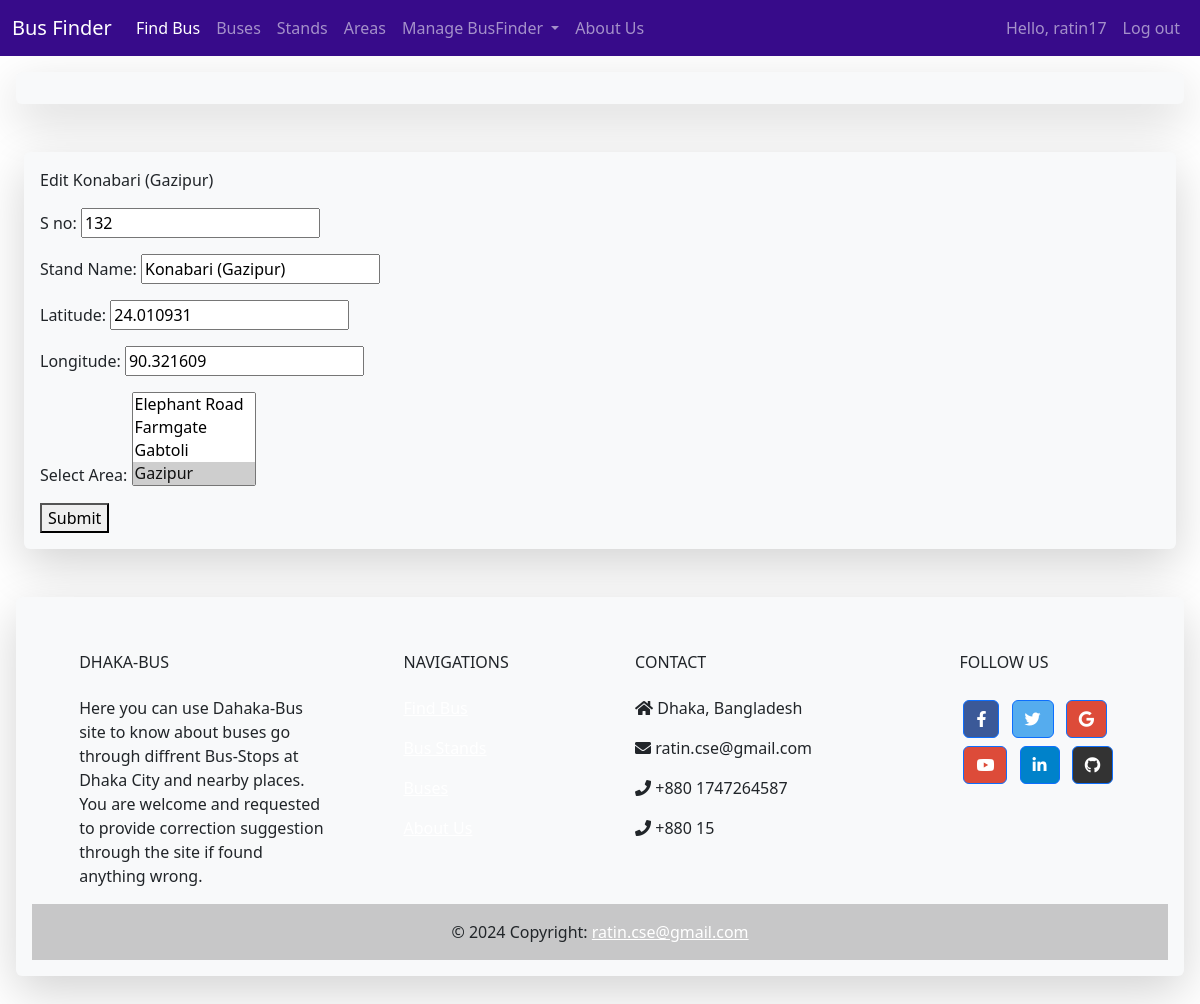
Screenshot of /stand/edit_stand/131/ (signed in) with the database file from the repository.
### Stands/models.py (models this page shows, shortened)
class Stand(models.Model):
    s_no=models.PositiveIntegerField(unique=True)
    s_name=models.CharField(max_length=100)
    lati = models.FloatField(blank=True,null=True)
    longi = models.FloatField(blank=True,null=True)
    area=models.ManyToManyField(Area)
    class Meta:
        ordering=['s_name']

### Stands/views.py (the view)
# urls.py: path('edit_stand/<int:stand_id>/', views.edit_stand, name='edit_stand'),
@login_required
def edit_stand(request,stand_id):
    stand=Stand.objects.get(id=stand_id)
    if request.method != 'POST':
        form = StandForm(instance=stand)
    else:
        form = StandForm(instance=stand,data=request.POST)
        if form.is_valid():
            form.save()
            return redirect('stands:stands')
    context = {'form': form,'stand':stand}
    return render(request, 'edit_stand.html', context)

### Stands/forms.py
class StandForm(forms.ModelForm):
    class Meta:
        model = Stand
        fields = ['s_no','s_name','lati','longi','area']
        labels = {'s_name': 'Stand Name:','lati':'Latitude:','longi':'Longitude:','area':'Select Area:'}

### Stands/models.py (called while the page is built)
    def __str__(self):
        return self.a_name

### Stands/templates/edit_stand.html (shortened to what this page needs)
{% extends "base.html" %}
{% block content %}
  <p>Edit {{stand.s_name}} </p>
  <form action="{% url 'stands:edit_stand' stand.id %}" method='post'>
    {{ form.as_p }}
    <button name="submit">Submit</button>
  </form>
{% endblock content %}

### Buses/templates/base.html (shortened to what this page needs)
{% load bootstrap5 %}
<!doctype html>
<html lang="en">
<head>
  {% bootstrap_css %}
  <link rel="stylesheet" href="https://cdnjs.cloudflare.com/ajax/libs/font-awesome/5.15.4/css/all.min.css" />
</head>
<body>
  <nav class="navbar navbar-expand-lg navbar-dark" style="background-color: #370b8a;"">
    <div class="container-fluid">
      <a class="navbar-brand" href="{% url 'findBus' %}">Bus Finder</a>
      <div class="collapse navbar-collapse" id="navbarSupportedContent">
        <ul class="navbar-nav me-auto mb-2 mb-lg-0">
          <li class="nav-item">
            <a class="nav-link active" aria-current="page" href="{% url 'findBus' %}">Find Bus</a>
          </li>
          <li class="nav-item">
            <a class="nav-link" href="{% url 'buses' %}">Buses</a>
          </li>
          <li class="nav-item">
            <a class="nav-link" href="{% url 'stands:stands' %}">Stands</a>
          </li>
          <li class="nav-item">
            <a class="nav-link" href="{% url 'stands:areas' %}">Areas</a>
          </li>
          <li class="nav-item dropdown">
            <a class="nav-link dropdown-toggle" href="#" id="navbarDropdown" role="button" data-bs-toggle="dropdown" aria-expanded="false">
              Manage BusFinder
            </a>
          </li>
          <li class="nav-item">
            <a class="nav-link" href="{% url 'about' %}">About Us</a>
          </li>
        </ul>
        <div class="d-flex">
          <ul class="navbar-nav ml-auto">
            {% if user.is_authenticated %}
              <li class="nav-item">
                <span class="nav-link">Hello, {{user.username}}</span>
              </li>
              <li class="nav-item">
                <form action="{% url 'accounts:logout' %}" method='post'>
                  <button class="nav-link button btn-danger" name='submit'>Log out</button>
                </form>
              </li>
            {% else %}
            <li class="nav-item">
              <a class="nav-link" href="{% url 'accounts:login' %}">
                <button style="color:#370b8a;" type="button" class="btn btn-outline-light">Login As ADMIN</button>
              </a>
            </li>
            {% endif %}
          </ul>
        </div>
      </div>
    </div>
  </nav>
  <div class="d-flex m-3 shadow-lg p-3 mb-5 bg-body-tertiary rounded align-item-center justify-content-between" style="background-color: #51d7db">
  </div>
  <div class="m-4 shadow-lg p-3 mb-5 align-item-center justify-content-center bg-body-tertiary rounded">
    {% block content %}{% endblock content %}
  </div>
  <div class="m-3 shadow-lg p-3 mb-5 bg-body-tertiary rounded" style="background-color: #51d7db">
    <footer class="text-center text-lg-start">
<div class="container p-4 pb-0">
<section class="">
  <div class="row">
    <div class="col-md-3 col-lg-3 col-xl-3 mx-auto mt-3">
      <h6 class="text-uppercase mb-4 font-weight-bold">
        Dhaka-Bus
      </h6>
      <p>
        Here you can use Dahaka-Bus site to know about buses go through diffrent Bus-Stops at Dhaka City and nearby places.
        You are welcome and requested to provide correction suggestion through the site if found anything wrong.
      </p>
    </div>
    <div class="col-md-2 col-lg-2 col-xl-2 mx-auto mt-3">
      <h6 class="text-uppercase mb-4 font-weight-bold">Navigations</h6>
      <p>
        <a href={% url 'findBus' %} class="text-white">Find Bus</a>
      </p>
      <p>
        <a href={% url 'findBus' %} class="text-white">Bus Stands</a>
      </p>
      <p>
        <a href={% url 'findBus' %} class="text-white">Buses</a>
      </p>
      <p>
        <a href={% url 'findBus' %} class="text-white">About Us</a>
      </p>
    </div>
    <div class="col-md-4 col-lg-3 col-xl-3 mx-auto mt-3">
      <h6 class="text-uppercase mb-4 font-weight-bold">Contact</h6>
      <p><i class="fas fa-home mr-3"></i> Dhaka, Bangladesh</p>
      <p><i class="fas fa-envelope mr-3"></i> ratin.cse@gmail.com</p>
      <p><i class="fas fa-phone mr-3"></i> +880 1747264587</p>
      <p><i class="fas fa-phone mr-3"></i> +880 15</p>
    </div>
    <div class="col-md-3 col-lg-2 col-xl-2 mx-auto mt-3">
      <h6 class="text-uppercase mb-4 font-weight-bold">Follow us</h6>
      <a
         class="btn btn-primary btn-floating m-1"
         style="background-color: #3b5998"
         href="https://www.facebook.com/mehrab.ratin.3"
         role="button"
         ><i class="fab fa-facebook-f"></i
        ></a>
      <a
         class="btn btn-primary btn-floating m-1"
         style="background-color: #55acee"
         href="#!"
         role="button"
         ><i class="fab fa-twitter"></i
        ></a>
      <a
         class="btn btn-primary btn-floating m-1"
         style="background-color: #dd4b39"
         href="#!"
         role="button"
         ><i class="fab fa-google"></i
        ></a>
      <a
         class="btn btn-primary btn-floating m-1"
         style="background-color: #dd4b39"
         href="#!"
         role="button"
         ><i class="fab fa-youtube"></i
        ></a>
      <a
         class="btn btn-primary btn-floating m-1"
         style="background-color: #0082ca"
         href="https://www.linkedin.com/in/mehrab-rabbi-ratin/"
         role="button"
         ><i class="fab fa-linkedin-in"></i
        ></a>
      <a
         class="btn btn-primary btn-floating m-1"
         style="background-color: #333333"
         href="https://github.com/ratin17"
         role="button"
         ><i class="fab fa-github"></i></a>
    </div>
  </div>
</section>
</div>
<div
   class="text-center p-3"
   style="background-color: rgba(0, 0, 0, 0.2)"
   >
© 2024 Copyright:
<a class="text-white" href=#"
   >ratin.cse@gmail.com</a
  >
</div>
</footer>
  </div>
</body>
</html>

### rows the page displays
Stand: s_name "Konabari (Gazipur)", s_no "132", lati "24.010931", longi "90.321609"

### other values shown
{{ user.username }} "ratin17"
